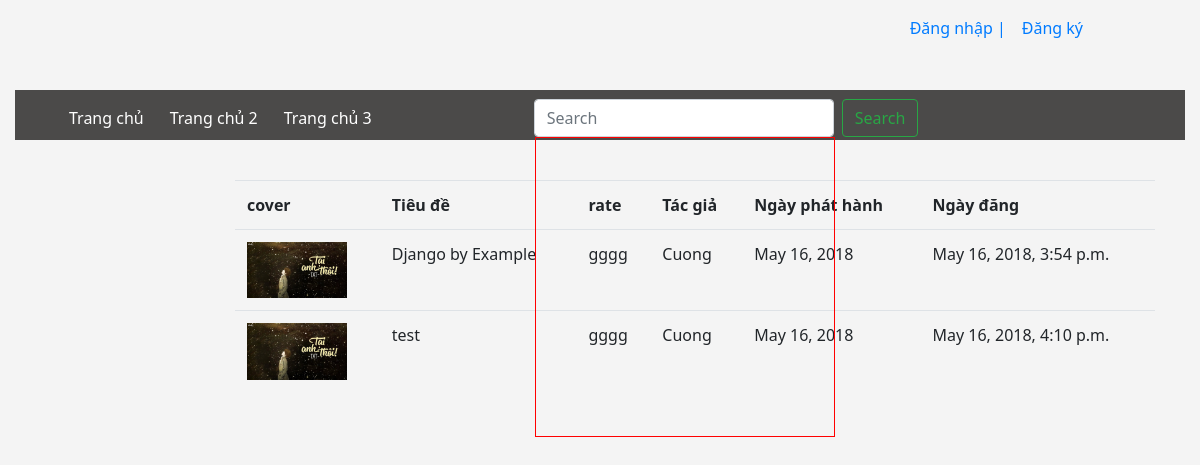
Page /user/review/list/admin/reading/ on the earlier database version.
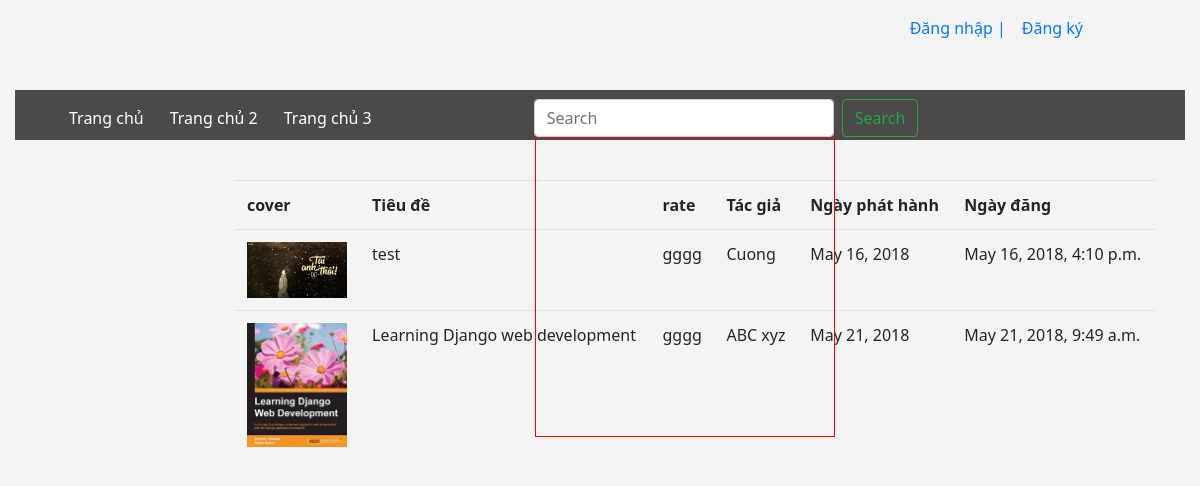
Same page on the later database version.
### books/models.py (models this page shows, shortened)
class Status(models.Model):
    book = models.ForeignKey(Book,on_delete=models.CASCADE,related_name='status')
    user = models.ForeignKey(User,on_delete=models.CASCADE,related_name='status')
    timestamp = models.DateTimeField(auto_now_add=True)
    STATUS =(
        ('1','Chưa đọc'),
        ('2','Đang đọc'),
        ('3','Đã đọc'),
    )
    status = models.CharField(max_length=5,choices=STATUS)

class Book(models.Model):
    title = models.CharField(max_length=255)
    author = models.CharField(max_length=255,blank=True,null=True)
    slug = models.SlugField(max_length=255,blank=True)
    description = models.TextField()
    timestamp = models.DateTimeField(auto_now_add=True)
    release_date = models.DateField(blank=True,null=True)
    file = models.FileField(upload_to="book_storage/%Y/%m/%d")
    photo = models.ImageField(upload_to="image/%Y/%m/%d",blank=True)
    file = models.FileField(blank=True)
    category = models.ForeignKey(Category,on_delete=models.CASCADE)
    user = models.ForeignKey(User,models.CASCADE)

### users/views.py (the view)
# urls.py: path('review/list/<username>/<status>/',views.review_list,name='review-list'),
def review_list(request,username,status):
    aa = 1
    if status == 'read':
        aa = 1
    if status == 'reading':
        aa = 2
    user = User.objects.get(username=username)
    list = Status.objects.filter(user=user, status=aa)
    return render(request,'users/list_review_book.html',{'list':list})

### templates/users/list_review_book.html
{% extends 'base.html' %}
{% block content %}
    <div class="container">
        <div class="row">
            <div class="col-2"></div>
            <div class="col-10 list-review-book">
                <div class="table-responsive">
                    <table class="table">
                        <tr>
                            <th>cover</th>
                            <th>Tiêu đề</th>
                            <th>rate</th>
                            <th>Tác giả</th>
                            <th>Ngày phát hành</th>
                            <th>Ngày đăng</th>
                        </tr>
                        {% for l in list %}
                            <tr>
                                <td><img src="{{ l.book.photo.url }}" alt="" style="width:100px"></td>
                                <td>{{ l.book.title }}</td>
                                <td>gggg</td>
                                <td>{{ l.book.author }}</td>
                                <td>{{ l.book.release_date }}</td>
                                <td>{{ l.book.timestamp }}</td>
                            </tr>
                        {% endfor %}
                    </table>
                </div>
            </div>
        </div>
    </div>
{% endblock %}

### templates/base.html (shortened to what this page needs)
{% load staticfiles %}
<!DOCTYPE html>
<html lang="en">
<head>
    <link rel="stylesheet" href="{% static 'css/bootstrap.css' %}">
    <link rel="stylesheet" href="{% static 'css/base.css' %}">
</head>
<body>
    {% block header %}
        {% include '_include/header.html' %}
    {% endblock %}
    {% block content %}
    {% endblock %}
</body>
</html>

### templates/_include/header.html (shortened to what this page needs)
<div class="container-fluid" style="height: 140px;margin-bottom: 40px">
    <div class="wrap-header" style="height: 90px">
        <div class="row">
            <div class="container">
                <nav class="navbar navbar-expand-sm">
                    <div class="navbar-collapse justify-content-end">
                        <ul class="navbar-nav mr-5">
                            {%if not request.user.is_authenticated%}
                                <li class="nav-item">
                                    <a class="nav-link" href="{%url 'users:login'%}">Đăng nhập |</a>
                                </li>
                                <li class="nav-item">
                                    <a class="nav-link" href="{%url 'users:register'%}">Đăng ký</a>
                                </li>
                            {%endif%}
                        </ul>
                    </div>
                </nav>
            </div>
        </div>
    </div>
    <div class="wrap-menu" style="height: 50px;background-color: #4B4A49">
        <div class="row">
            <div class="container">
                <nav class="navbar navbar-expand-sm">
                    <div class="collapse navbar-collapse" id="nav-content">
                        <ul class="navbar-nav mr-5">
                            <li class="nav-item">
                                <a class="nav-link" href="#">Trang chủ</a>
                            </li>
                            <li class="nav-item">
                                <a class="nav-link" href="#">Trang chủ 2</a>
                            </li>
                            <li class="nav-item">
                                <a class="nav-link" href="#">Trang chủ 3</a>
                            </li>
                        </ul>
                        <form class="form-inline mx-5 pl-5 search-container" method="GET" action="{% url 'books:search' %}">
                            <input style="width: 300px" class="form-control mr-sm-2 search-input" name="q" value="{{ request.GET.q }}" type="search" placeholder="Search" aria-label="Search">
                            <button class="btn btn-outline-success my-2 my-sm-0 btn-search" type="submit">Search
                            <div id="search-results"></div>
                            </button>
                        </form>
                    </div>
                </nav>
            </div>
        </div>
    </div>
</div>

### static/css/base.css (style rules this page uses)
* { margin: 0; padding: 0; font-family: "Segoe UI"; }
body { background-color: #F4F4F4; }
.wrap-menu a { color: white; }
.wrap-menu li { margin-right: 10px; }
.btn-search { position: relative; }
#search-results { position: absolute; width: 300px; height: 300px; border: 1px solid red; left: -308px; top: 37px; z-index: 1; }

Differences in the rows shown:
no longer on this page (row edited): Status: book.photo (placeholder picture), book "Django by Example", book.author "Cuong", book.release_date "May 16, 2018", book.timestamp "May 16, 2018, 3:54 p.m."
now on this page (row edited): Status: book.photo (picture), book "Learning Django web development", book.author "ABC xyz", book.release_date "May 21, 2018", book.timestamp "May 21, 2018, 9:49 a.m."
